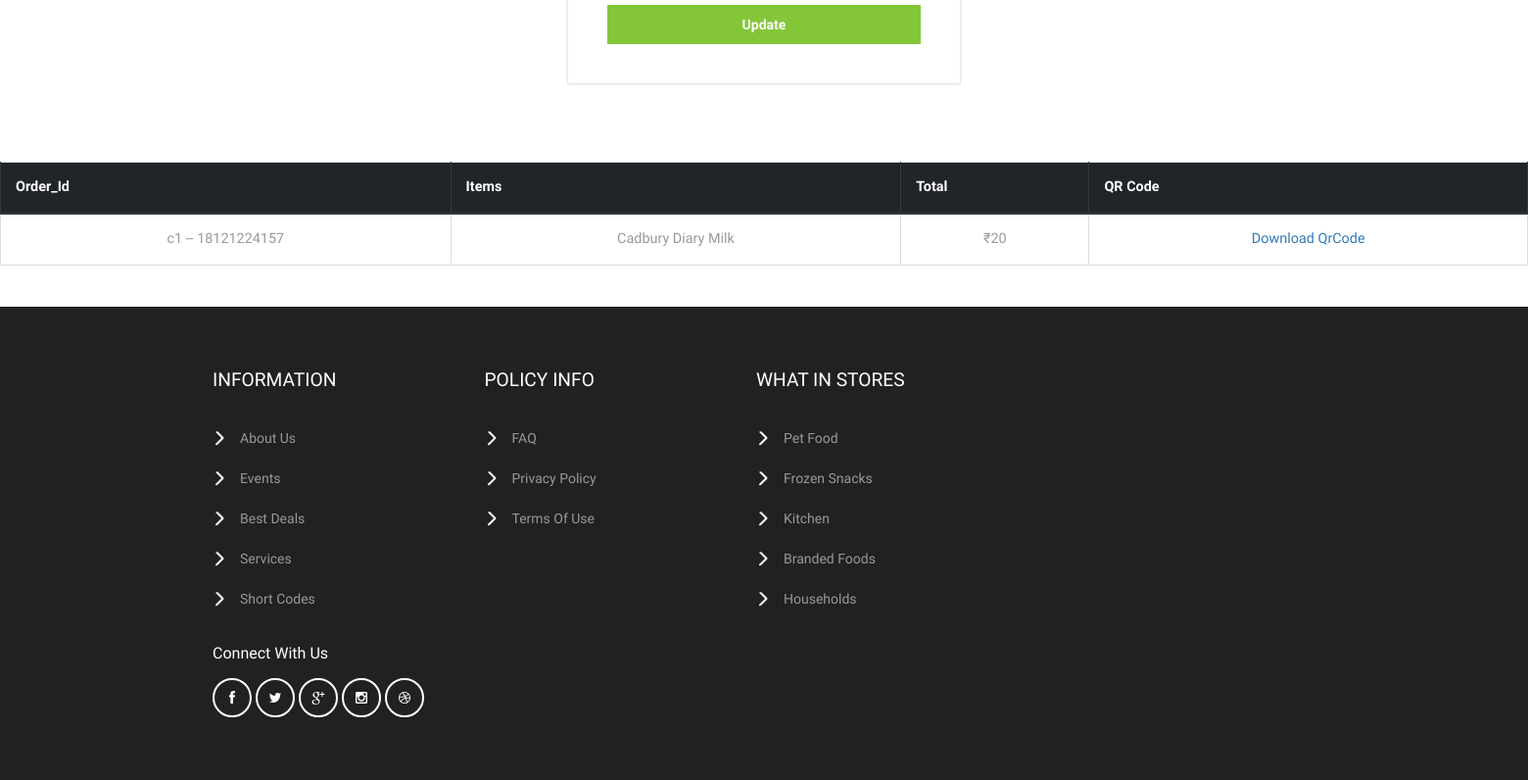
/customer/profile/ (signed in, lower part), run on an earlier commit of the app's database.
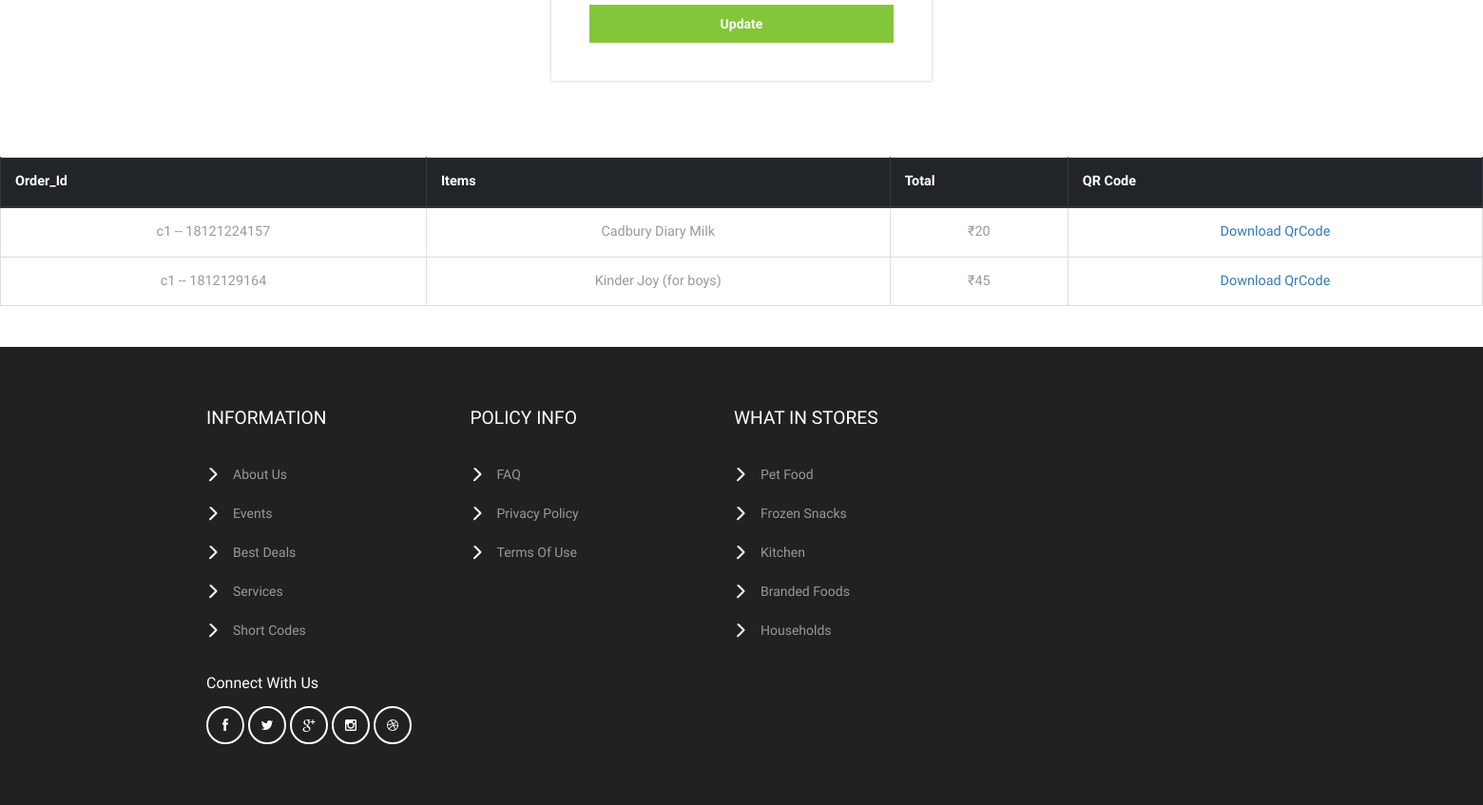
And on a later commit of the database.
### cart/models.py (models this page shows, shortened)
class Order(models.Model):
    vendor = models.ManyToManyField(User)
    owner = models.ForeignKey(CustomerProfile, on_delete=models.SET_NULL, null=True, related_name='o')
    ref_code = models.CharField(max_length=20)
    items = models.ManyToManyField(OrderItem, related_name='item')
    is_ordered = models.BooleanField(default=False)
    date_ordered = models.DateTimeField(null=True)
    def get_cart_total(self):
        return sum([item.product.cost * item.qty for item in self.items.all()])
    def __str__(self):
        return '{0} -- {1}'.format(self.owner, self.ref_code)

class OrderItem(models.Model):
    vendor = models.ManyToManyField(User)
    product = models.ForeignKey(Product, on_delete=models.SET_NULL, null=True)
    is_ordered = models.BooleanField(default=False)
    date_added = models.DateTimeField(auto_now_add=True)
    date_ordered = models.DateTimeField(null=True)
    qty = models.IntegerField(null=True, default=1)
    ref_code = models.CharField(max_length=20)
    def __str__(self):
        return self.product.prod_name

### customer/models.py (models this page shows)
class CustomerProfile(models.Model):
    Customer = models.OneToOneField(User, on_delete=models.CASCADE, related_name='cus')
    prod = models.ManyToManyField(Product, blank=True)
    phone_number = models.IntegerField(null=True, validators=[MaxValueValidator(9999999999)])
    address = models.TextField(null=True)
    def __str__(self):
        return self.Customer.username

### vendor/models.py (models this page shows, shortened)
class Product(models.Model):
    category = models.ForeignKey(Category, on_delete=models.CASCADE)
    prod_name = models.CharField(max_length=150)
    ingredients = models.TextField(max_length=264, blank=True)
    stock = models.IntegerField(default=0)
    cost = models.IntegerField(default=0)
    brand = models.CharField(max_length=150, blank=True)
    prod_pic = models.FileField(upload_to='documents/', blank=True)
    created_at = models.DateTimeField(auto_now_add=True)
    updated_at = models.DateTimeField(auto_now=True)

### customer/views.py (the view)
# urls.py: path('profile/', views.profile, name='profile'),
@login_required
def profile(request):
    a = request.user
    print(a)
    customer = CustomerProfile.objects.get(Customer=a)
    if request.method == 'POST':
        form = UpdateProfile(request.POST, instance=a)
        ContactForm = Contact_Form(request.POST, instance=customer)
        if form.is_valid() and ContactForm.is_valid():
            PhNo = ContactForm.cleaned_data.get('phone_number')
            addr = ContactForm.cleaned_data.get('address')
            user = form.save(commit=False)
            user.save()
            customer.phone_number = PhNo
            customer.address = addr
            customer.save()
            return redirect('customer:home')
    else:
        form = UpdateProfile(instance=request.user)
        ContactForm = Contact_Form(instance=customer)
        placed_order = get_user_order(request)
        context = {
            'form': form,
            'ContactForm': ContactForm,
            'ordre': placed_order
        }
        return render(request, 'customer/profile.html', context)

### customer/forms.py
class UpdateProfile(forms.ModelForm):
    class Meta:
        model = User
        fields = (
            'username',
            'first_name',
            'last_name',
            'email',
        )

class Contact_Form(forms.ModelForm):
    class Meta:
        model = CustomerProfile
        fields = ('phone_number', 'address')

### customer/views.py (called while the page is built)
def get_user_order(request):
    user_profile = get_object_or_404(CustomerProfile, Customer=request.user)
    ord = Order.objects.filter(owner=user_profile, is_ordered=True)
    if ord.exists():
        return ord
    return 0

### customer/templates/customer/profile.html (shortened to what this page needs)
{% extends 'customer/base.html' %}
{% load qr_code %}
{% block content %}
    {% if user.is_authenticated %}
        <div class="login">
        <div class="login_module">
				<div class="module form-module">
				   <div class="form">
        <form method="post">
            {{ ContactForm.as_p }}
            <input type="submit" value="Update">
        </form>
                   </div></div></div>
        </div>
        {% if ordre %}
            <table border="5" class="table table-hover table-bordered text-center">
            <thead class="thead-dark">
                <tr class="text-center">
                    <th>Order_Id</th>
                    <th>Items</th>
                    <th>Total</th>
                    <th>QR Code</th>
                </tr>
                </thead>
            {% for o in ordre %}
                <tr>
                    <td>{{ o }}</td>
                    <td>
                        {% for item in o.items.all %}
                            {{ item }}<br>
                        {% endfor %}
                    </td>
                    <td>
                        ₹{{ o.get_cart_total }}
                    </td>
                    <td>
                        <div>
                            <a href="{% url 'customer:QrCode' o.id %}" download="{{ o }}">Download QrCode</a>
                        </div>
                    </td>
                </tr>
            {% endfor %}
            </table><br>
        {% endif %}
    {% endif %}
{% endblock %}

What changed in the data, as far as the page shows it:
added Order: owner+ref_code "c1 -- 1812129164", get_cart_total "45"
added OrderItem: product.prod_name "Kinder Joy (for boys)", shown under "c1 -- 1812129164"
